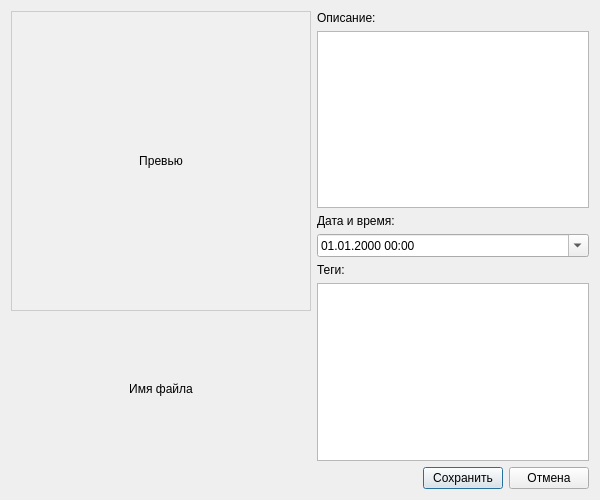
<?xml version="1.0" encoding="UTF-8"?>
<ui version="4.0">
 <class>PhotoDialog</class>
 <widget class="QDialog" name="PhotoDialog">
  <property name="geometry">
   <rect>
    <x>0</x>
    <y>0</y>
    <width>600</width>
    <height>500</height>
   </rect>
  </property>
  <property name="windowTitle">
   <string>Редактирование фото</string>
  </property>
  <layout class="QVBoxLayout" name="verticalLayout">
   <item>
    <layout class="QHBoxLayout" name="mainLayout">
     <item>
      <layout class="QVBoxLayout" name="previewLayout">
       <item>
        <widget class="QLabel" name="photoPreview">
         <property name="minimumSize">
          <size>
           <width>300</width>
           <height>300</height>
          </size>
         </property>
         <property name="text">
          <string>Превью</string>
         </property>
         <property name="alignment">
          <set>Qt::AlignCenter</set>
         </property>
         <property name="styleSheet">
          <string>background-color: #f0f0f0; border: 1px solid #ccc;</string>
         </property>
        </widget>
       </item>
       <item>
        <widget class="QLabel" name="fileNameLabel">
         <property name="text">
          <string>Имя файла</string>
         </property>
         <property name="alignment">
          <set>Qt::AlignCenter</set>
         </property>
        </widget>
       </item>
      </layout>
     </item>
     <item>
      <layout class="QVBoxLayout" name="formLayout">
       <item>
        <widget class="QLabel" name="descriptionLabel">
         <property name="text">
          <string>Описание:</string>
         </property>
        </widget>
       </item>
       <item>
        <widget class="QPlainTextEdit" name="descriptionEdit">
         <property name="minimumSize">
          <size>
           <width>250</width>
           <height>100</height>
          </size>
         </property>
        </widget>
       </item>
       <item>
        <widget class="QLabel" name="dateLabel">
         <property name="text">
          <string>Дата и время:</string>
         </property>
        </widget>
       </item>
       <item>
        <widget class="QDateTimeEdit" name="dateTimeEdit">
         <property name="displayFormat">
          <string>dd.MM.yyyy HH:mm</string>
         </property>
         <property name="calendarPopup">
          <bool>true</bool>
         </property>
        </widget>
       </item>
       <item>
        <widget class="QLabel" name="tagsLabel">
         <property name="text">
          <string>Теги:</string>
         </property>
        </widget>
       </item>
       <item>
        <widget class="QListWidget" name="tagsListWidget">
         <property name="minimumSize">
          <size>
           <width>0</width>
           <height>100</height>
          </size>
         </property>
        </widget>
       </item>
      </layout>
     </item>
    </layout>
   </item>
   <item>
    <layout class="QHBoxLayout" name="buttonsLayout">
     <item>
      <spacer name="horizontalSpacer">
       <property name="orientation">
        <enum>Qt::Horizontal</enum>
       </property>
       <property name="sizeHint" stdset="0">
        <size>
         <width>40</width>
         <height>20</height>
        </size>
       </property>
      </spacer>
     </item>
     <item>
      <widget class="QPushButton" name="saveButton">
       <property name="text">
        <string>Сохранить</string>
       </property>
       <property name="default">
        <bool>true</bool>
       </property>
      </widget>
     </item>
     <item>
      <widget class="QPushButton" name="cancelButton">
       <property name="text">
        <string>Отмена</string>
       </property>
      </widget>
     </item>
    </layout>
   </item>
  </layout>
 </widget>
 <resources/>
 <connections/>
</ui>
